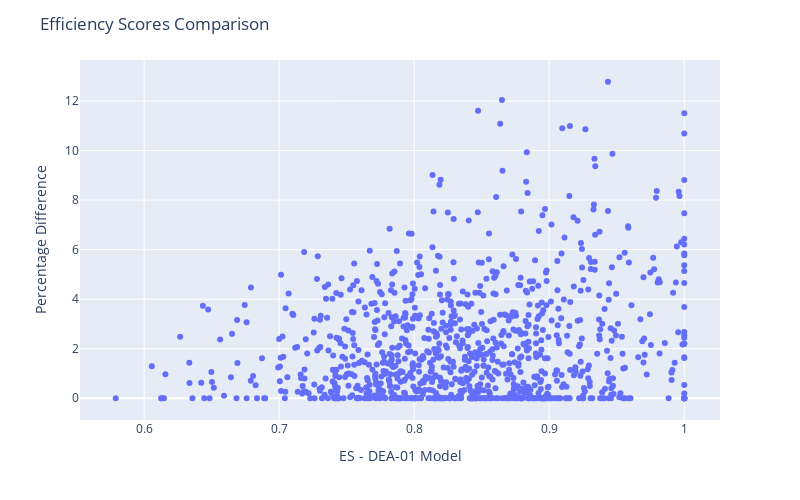

Source (notebook cell):
### Code cell
fig = px.scatter(df_res, x="Efficiency_Scores_Basic", y="Diff_Perc",
                 hover_data=["Efficiency_Scores_Basic", "Efficiency_Scores_with_ML", "Diff_Perc"] + [df_res.index])

fig.update_traces(line_color='lightgreen', line_width=3)

fig.update_layout(
    autosize=False,
    width=800,
    height=500,
    title_text=f"Efficiency Scores Comparison",
    xaxis_title="ES - DEA-01 Model",
    yaxis_title="Percentage Difference"
)

fig.show()

### Figure 1 — Plotly figure (JSON) as saved in the notebook; plotly's stock layout.template omitted (floating-point values rounded to 4 significant figures; data arrays with more than 128 entries replaced by an {"elided": "..."} marker saying what was removed)
{"data": [{"customdata": {"elided": "1000x2 mixed values"}, "hovertemplate": "Efficiency_Scores_Basic=%{x}<br>Diff_Perc=%{y}<br>Efficiency_Scores_with_ML=%{customdata[0]}<br>index=%{customdata[1]}<extra></extra>", "legendgroup": "", "line": {"color": "lightgreen", "width": 3}, "marker": {"color": "#636efa", "symbol": "circle"}, "mode": "markers", "name": "", "orientation": "v", "showlegend": false, "type": "scatter", "x": {"elided": "1000 float values"}, "xaxis": "x", "y": {"elided": "1000 float values"}, "yaxis": "y"}], "layout": {"autosize": false, "height": 500, "legend": {"tracegroupgap": 0}, "margin": {"t": 60}, "title": {"text": "Efficiency Scores Comparison"}, "width": 800, "xaxis": {"anchor": "y", "autorange": true, "domain": [0, 1], "range": [0.5525, 1.026], "title": {"text": "ES - DEA-01 Model"}, "type": "linear"}, "yaxis": {"anchor": "x", "autorange": true, "domain": [0, 1], "range": [-0.8782, 13.66], "title": {"text": "Percentage Difference"}, "type": "linear"}}}
